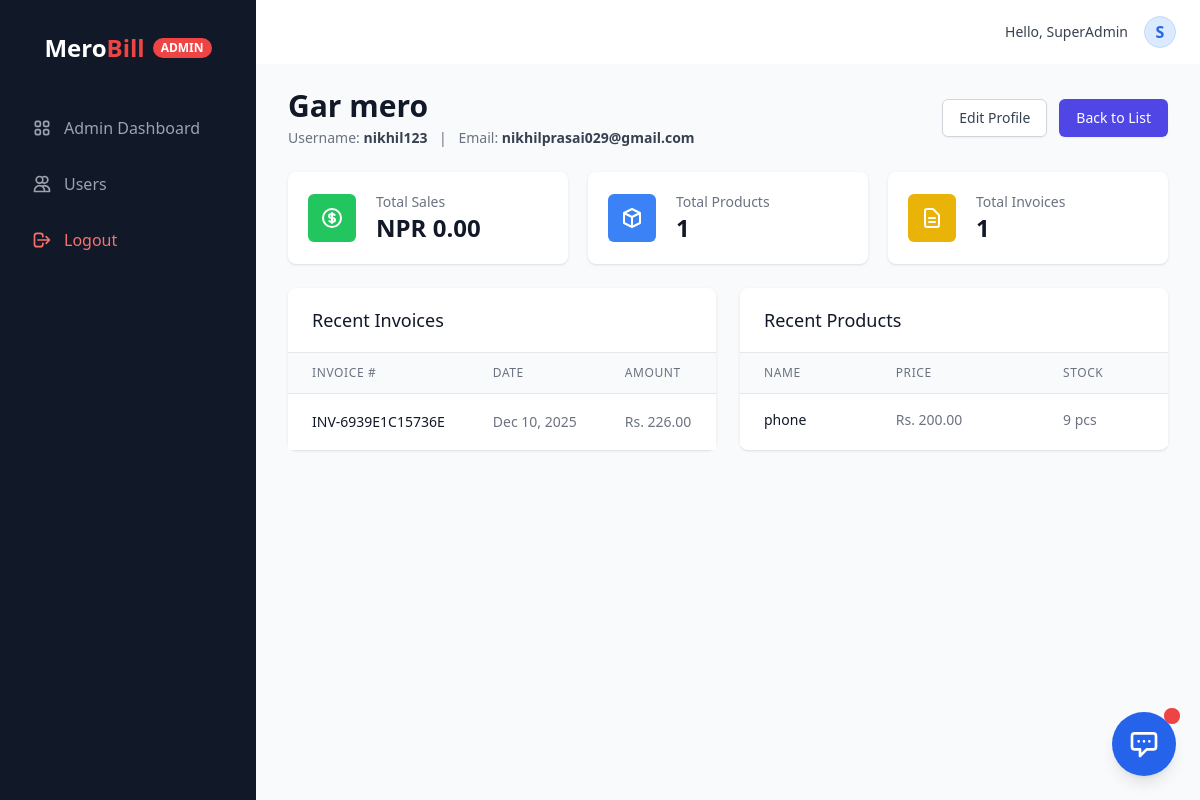
Screenshot of /admin/admin_merchant_view.php?id=4 (signed in) with the database file from the repository.
### tables this page shows
CREATE TABLE `users` (
  `id` int(11) NOT NULL,
  `username` varchar(50) NOT NULL,
  `email` varchar(100) NOT NULL,
  `password_hash` varchar(255) NOT NULL,
  `role` enum('admin','merchant','demo') NOT NULL DEFAULT 'demo',
  `plan_id` int(11) DEFAULT NULL,
  `business_name` varchar(100) DEFAULT NULL,
  `phone` varchar(20) DEFAULT NULL,
  `address` text DEFAULT NULL,
  `is_active` tinyint(1) DEFAULT 1,
  `plan_expires_at` datetime DEFAULT NULL,
  `created_at` datetime DEFAULT current_timestamp()
);

CREATE TABLE `invoices` (
  `id` int(11) NOT NULL,
  `invoice_number` varchar(50) NOT NULL,
  `merchant_id` int(11) NOT NULL,
  `customer_id` int(11) DEFAULT NULL,
  `total_amount` decimal(10,2) DEFAULT 0.00,
  `tax_amount` decimal(10,2) DEFAULT 0.00,
  `discount_amount` decimal(10,2) DEFAULT 0.00,
  `grand_total` decimal(10,2) DEFAULT 0.00,
  `status` enum('paid','partial','unpaid') DEFAULT 'unpaid',
  `invoice_date` datetime DEFAULT current_timestamp(),
  `created_at` datetime DEFAULT current_timestamp()
);

CREATE TABLE `products` (
  `id` int(11) NOT NULL,
  `merchant_id` int(11) NOT NULL,
  `name` varchar(100) NOT NULL,
  `sku` varchar(50) DEFAULT NULL,
  `price` decimal(10,2) NOT NULL DEFAULT 0.00,
  `wholesale_price` decimal(10,2) DEFAULT 0.00,
  `stock_quantity` int(11) DEFAULT 0,
  `unit` varchar(20) DEFAULT 'pcs',
  `created_at` datetime DEFAULT current_timestamp()
);

### admin/admin_merchant_view.php (the view, shortened to what this page needs)
<?php
require_once '../includes/db.php';
$user_id = (int)$_GET['id'];
$stmt = $pdo->prepare("SELECT * FROM users WHERE id = ?");
$stmt->execute([$user_id]);
$merchant = $stmt->fetch();
$stmt = $pdo->prepare("SELECT SUM(grand_total) as total FROM invoices WHERE merchant_id = ? AND status = 'paid'");
$stmt->execute([$user_id]);
$total_sales = $stmt->fetch()['total'] ?? 0.00;
$stmt = $pdo->prepare("SELECT COUNT(*) as count FROM products WHERE merchant_id = ?");
$stmt->execute([$user_id]);
$total_products = $stmt->fetch()['count'];
$stmt = $pdo->prepare("SELECT COUNT(*) as count FROM invoices WHERE merchant_id = ?");
$stmt->execute([$user_id]);
$total_invoices = $stmt->fetch()['count'];
$stmt = $pdo->prepare("SELECT * FROM invoices WHERE merchant_id = ? ORDER BY created_at DESC LIMIT 5");
$stmt->execute([$user_id]);
$recent_invoices = $stmt->fetchAll();
$stmt = $pdo->prepare("SELECT * FROM products WHERE merchant_id = ? ORDER BY created_at DESC LIMIT 5");
$stmt->execute([$user_id]);
$recent_products = $stmt->fetchAll();
include '../includes/header.php';
include '../includes/navbar.php';
?>
<div class="animate-fade-in max-w-7xl mx-auto space-y-6">
    <div class="flex items-center justify-between">
        <div>
            <h1 class="text-3xl font-bold text-gray-900"><?php echo htmlspecialchars($merchant['business_name']); ?></h1>
            <p class="mt-1 text-sm text-gray-500">
                <span class="mr-2">Username: <span class="font-semibold text-gray-700"><?php echo htmlspecialchars($merchant['username']); ?></span></span> |
                <span class="ml-2">Email: <span class="font-semibold text-gray-700"><?php echo htmlspecialchars($merchant['email']); ?></span></span>
            </p>
        </div>
        <div class="flex space-x-3">
             <a href="admin_user_edit.php?id=<?php echo $merchant['id']; ?>" class="inline-flex items-center px-4 py-2 border border-gray-300 rounded-md shadow-sm text-sm font-medium text-gray-700 bg-white hover:bg-gray-50 focus:outline-none focus:ring-2 focus:ring-offset-2 focus:ring-indigo-500">
                Edit Profile
            </a>
            <a href="admin_users.php" class="inline-flex items-center px-4 py-2 border border-transparent rounded-md shadow-sm text-sm font-medium text-white bg-indigo-600 hover:bg-indigo-700 focus:outline-none focus:ring-2 focus:ring-offset-2 focus:ring-indigo-500">
                Back to List
            </a>
        </div>
    </div>
    <div class="grid grid-cols-1 gap-5 sm:grid-cols-3">
        <div class="bg-white overflow-hidden shadow rounded-lg">
            <div class="p-5">
                <div class="flex items-center">
                    <div class="flex-shrink-0 bg-green-500 rounded-md p-3">
                    </div>
                    <div class="ml-5 w-0 flex-1">
                        <dl>
                            <dt class="text-sm font-medium text-gray-500 truncate">Total Sales</dt>
                            <dd class="text-2xl font-semibold text-gray-900">NPR <?php echo number_format($total_sales, 2); ?></dd>
                        </dl>
                    </div>
                </div>
            </div>
        </div>
        <div class="bg-white overflow-hidden shadow rounded-lg">
            <div class="p-5">
                <div class="flex items-center">
                    <div class="flex-shrink-0 bg-blue-500 rounded-md p-3">
                        <svg class="h-6 w-6 text-white" fill="none" stroke="currentColor" viewBox="0 0 24 24"><path stroke-linecap="round" stroke-linejoin="round" stroke-width="2" d="M20 7l-8-4-8 4m16 0l-8 4m8-4v10l-8 4m0-10L4 7m8 4v10M4 7v10l8 4"></path></svg>
                    </div>
                    <div class="ml-5 w-0 flex-1">
                        <dl>
                            <dt class="text-sm font-medium text-gray-500 truncate">Total Products</dt>
                            <dd class="text-2xl font-semibold text-gray-900"><?php echo number_format($total_products); ?></dd>
                        </dl>
                    </div>
                </div>
            </div>
        </div>
        <div class="bg-white overflow-hidden shadow rounded-lg">
            <div class="p-5">
                <div class="flex items-center">
                    <div class="flex-shrink-0 bg-yellow-500 rounded-md p-3">
                        <svg class="h-6 w-6 text-white" fill="none" stroke="currentColor" viewBox="0 0 24 24"><path stroke-linecap="round" stroke-linejoin="round" stroke-width="2" d="M9 12h6m-6 4h6m2 5H7a2 2 0 01-2-2V5a2 2 0 012-2h5.586a1 1 0 01.707.293l5.414 5.414a1 1 0 01.293.707V19a2 2 0 01-2 2z"></path></svg>
                    </div>
                    <div class="ml-5 w-0 flex-1">
                        <dl>
                            <dt class="text-sm font-medium text-gray-500 truncate">Total Invoices</dt>
                            <dd class="text-2xl font-semibold text-gray-900"><?php echo number_format($total_invoices); ?></dd>
                        </dl>
                    </div>
                </div>
            </div>
        </div>
    </div>
    <div class="grid grid-cols-1 lg:grid-cols-2 gap-6">
        <div class="bg-white shadow sm:rounded-lg">
            <div class="px-4 py-5 sm:px-6 border-b border-gray-200">
                <h3 class="text-lg leading-6 font-medium text-gray-900">Recent Invoices</h3>
            </div>
            <div class="overflow-x-auto">
                 <table class="min-w-full divide-y divide-gray-200">
                    <thead class="bg-gray-50">
                        <tr>
                            <th scope="col" class="px-6 py-3 text-left text-xs font-medium text-gray-500 uppercase tracking-wider">Invoice #</th>
                            <th scope="col" class="px-6 py-3 text-left text-xs font-medium text-gray-500 uppercase tracking-wider">Date</th>
                            <th scope="col" class="px-6 py-3 text-left text-xs font-medium text-gray-500 uppercase tracking-wider">Amount</th>
                        </tr>
                    </thead>
                    <tbody class="bg-white divide-y divide-gray-200">
                        <?php if (count($recent_invoices) > 0): ?>
                            <?php foreach ($recent_invoices as $inv): ?>
                            <tr>
                                <td class="px-6 py-4 whitespace-nowrap text-sm font-medium text-gray-900">
                                    <?php echo htmlspecialchars($inv['invoice_number']); ?>
                                </td>
                                <td class="px-6 py-4 whitespace-nowrap text-sm text-gray-500">
                                    <?php echo date('M d, Y', strtotime($inv['invoice_date'])); ?>
                                </td>
                                <td class="px-6 py-4 whitespace-nowrap text-sm text-gray-500">
                                    Rs. <?php echo number_format($inv['grand_total'], 2); ?>
                                </td>
                            </tr>
                            <?php endforeach; ?>
                        <?php else: ?>
                            <tr>
                                <td colspan="4" class="px-6 py-4 text-center text-gray-500 text-sm">No invoices found.</td>
                            </tr>
                        <?php endif; ?>
                    </tbody>
                </table>
            </div>
        </div>
        <div class="bg-white shadow sm:rounded-lg">
            <div class="px-4 py-5 sm:px-6 border-b border-gray-200">
                <h3 class="text-lg leading-6 font-medium text-gray-900">Recent Products</h3>
            </div>
             <div class="overflow-x-auto">
                 <table class="min-w-full divide-y divide-gray-200">
                    <thead class="bg-gray-50">
                        <tr>
                            <th scope="col" class="px-6 py-3 text-left text-xs font-medium text-gray-500 uppercase tracking-wider">Name</th>
                            <th scope="col" class="px-6 py-3 text-left text-xs font-medium text-gray-500 uppercase tracking-wider">Price</th>
                            <th scope="col" class="px-6 py-3 text-left text-xs font-medium text-gray-500 uppercase tracking-wider">Stock</th>
                        </tr>
                    </thead>
                    <tbody class="bg-white divide-y divide-gray-200">
                        <?php if (count($recent_products) > 0): ?>
                            <?php foreach ($recent_products as $prod): ?>
                            <tr>
                                <td class="px-6 py-4 whitespace-nowrap text-sm font-medium text-gray-900">
                                    <?php echo htmlspecialchars($prod['name']); ?>
                                </td>
                                <td class="px-6 py-4 whitespace-nowrap text-sm text-gray-500">
                                    Rs. <?php echo number_format($prod['price'], 2); ?>
                                </td>
                                <td class="px-6 py-4 whitespace-nowrap text-sm text-gray-500">
                                    <?php echo $prod['stock_quantity']; ?> <?php echo htmlspecialchars($prod['unit']); ?>
                                </td>
                            </tr>
                            <?php endforeach; ?>
                        <?php else: ?>
                            <tr>
                                <td colspan="3" class="px-6 py-4 text-center text-gray-500 text-sm">No products found.</td>
                            </tr>
                        <?php endif; ?>
                    </tbody>
                </table>
            </div>
        </div>
    </div>
</div>
<?php include '../includes/footer.php'; ?>

### assets/css/styles.css (style rules this page uses)
.animate-fade-in { animation: fadeIn 0.5s ease-out forwards; }

### rows the page displays
users: business_name "Gar mero", username "nikhil123", email "nikhilprasai029@gmail.com"
invoices: invoice_number "INV-6939E1C15736E", invoice_date "Dec 10, 2025", grand_total "226.00"
products: name "phone", price "200.00", stock_quantity "9", unit "pcs"

### other values shown
$user_name "SuperAdmin"
substr($user_name, 0, 1) "S"
$total_sales "0.00"
$total_products "1"
$total_invoices "1"
